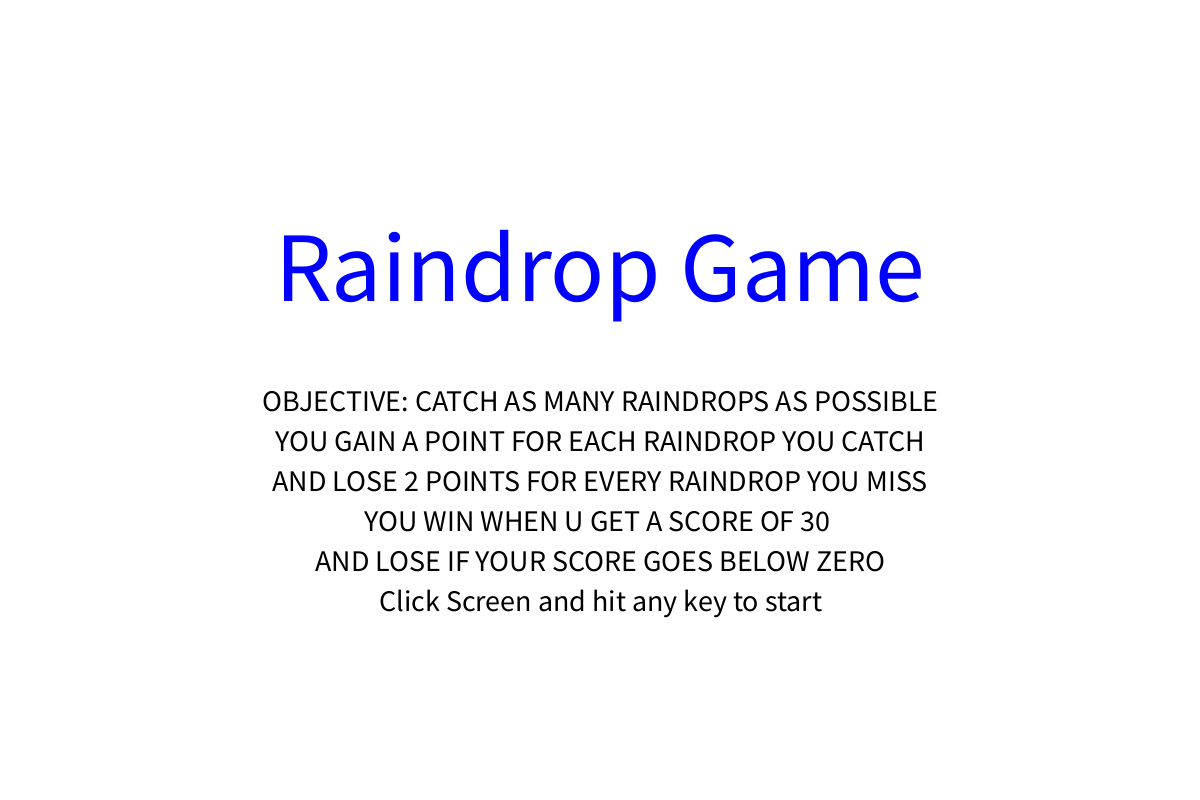
Frame 1 (no input)
Frame 60 (the mouse pressed at the canvas centre just before this capture): identical to frame 1, image omitted
Frame 120 (the mouse held since frame 60 and released just before this capture): identical to frame 1, image omitted

The Processing sketch that drew this single still picture (run headless with seeded random() and noise(); from frame 60 on, the mouse is pressed at the canvas centre):

// Processing sketch: raindropGameCode
// ── raindropGameCode.pde
ArrayList <Raindrop> rain = new ArrayList <Raindrop>();      //declare a new Raindrop called r
Catcher c;//other classes declared
Score s;
int mode=0; //for start screen

void setup() {
  size(1200, 800);
  //mouse = new PVector(); 
  rain.add(new Raindrop(width/2, height/2));
  c = new Catcher();
  s=new Score();
}
//Initialize r. The parameters used are the initial x and y positions


void draw() {
  if (mode==0) {    //start screen and adding text and instructions
    background(255);
    textSize(100);
    fill(0, 0, 255);
    textAlign(CENTER, CENTER);
    text("Raindrop Game", width/2, height/3);
    textSize(30);
    fill(0);
    text("OBJECTIVE: CATCH AS MANY RAINDROPS AS POSSIBLE", width/2, height/2); 
    text("YOU GAIN A POINT FOR EACH RAINDROP YOU CATCH", width/2, height/2 + 40);
    text("AND LOSE 2 POINTS FOR EVERY RAINDROP YOU MISS", width/2, height/2 +80);
    text("YOU WIN WHEN U GET A SCORE OF 30 ", width/2, height/2+120);
    text("AND LOSE IF YOUR SCORE GOES BELOW ZERO", width/2, height/2+160);
    text("Click Screen and hit any key to start", width/2, height/2+200);//text for title screen

    if (keyPressed) {                               // title screen goes away if key is pressed
      mode=1;
    }
  }
  if (mode==1) {  //if statement to make the start screen go away when key is pressed

    background(200);
    c.display();
    c.update();
    s.display();
    if (rain.size() < 10) {
      rain.add(new Raindrop(width/2, height/2));
    }

    for (int i=rain.size()-1; i>=0; i--) {
      Raindrop r = rain.get(i);
      r.fall();         //make the raindrop fall. It should accelerate as if pulled towards the ground by earth's gravity
      r.display();

      if (r.loc.y > height + r.diam/2) {     //check to see if the raindrop goes below the bottom of the screen
        r.reset(); //if it does, reset the raindrop
        s.subScore();
      }

      if (r.isInContactWith(c)) {      //check to see if the raindrop is in contact with the point represented by the PVector called mouse
        r.reset();  
        s.addscore();
      }
    }

    if (s.scoref(c)) {
      mode=2;
    }

    if (s.scoref2(c)) {
      mode=3;
      s.score = 0;
     
    }
  }

  if (mode==2) {
    background(0);
    fill(255);
    text("HOLLA YOU WON CONGRATS!!!", width/2, height/3);
    text("Click To Play Again!!!", width/2, height/2);
    text("Have Fun :)", width/2, height/2+40);
    if (mousePressed) {
      mode=0;
      s.score=0;
    }
  }
  if (mode==3) {
  
    background(0);
    fill(255);
    text("YOU LOSE BETTER LUCK NEXT TIME", width/2, height/3);
    text("Click Screen To Play Again ", width/2, height/2);
    text("you can do it this time :)", width/2, height/2+40);
    if (mousePressed) {
      mode = 0;
      s.score = 0;
    }
  }
}
// ── Catcher.pde
class Catcher {
  PVector loc;
  color c;
  float diam;

  Catcher() {
    diam = 100;
    loc = new PVector();
    c = color(255);
  }

  //after declaring fields and setting up constructors, you can define your methods
  void display() {
    fill(c);
    noStroke();
    ellipse(loc.x, loc.y, diam, diam);
  }
  void update() {
    loc.set(mouseX,mouseY);
    }
}
// ── raindrop.pde
class Raindrop {
  PVector loc, vel, acc;
  float diam;
  color c;

  Raindrop(float x,float y) {
    diam = random(20,50);
    loc = new PVector(random(diam, width-diam), 0);
    vel= new PVector(0, random(15));
    c = color(0, 0, random(255));
  }

  //after declaring fields and setting up constructors, you can define your methods
  void display() {
    fill(c);
    noStroke();
     for (int i = 2; i < diam/2; i++ ) {
      ellipse(loc.x,loc.y + i*4,i*2,i*2);
    }

  }
  void fall() {
    vel.limit(5);
    loc.add(vel);
  }

  void bounceoffwalls() {
    if (loc.x + diam/2 >= width) {
      vel.x = -abs(vel.x);    //if the ball hits the right wall, assign x velocity the negative version of itself
    } else if (loc.x - diam/2 <= 0) {
      vel.x = abs(vel.x);     //if the ball hits the left wall, assign x velocity the positive version of itself
    }
  }

  void reset() {
    loc.y=0;
    loc.add(vel);
   
  }


  boolean isInContactWith(Catcher thing) {

    if (thing.loc.dist(loc) < thing.diam/2 + diam/2 ) {
      return true;
    } else { 
      return false;
    }
  }
}
// ── score.pde
class Score {
  int score=0;

  Score() {
    fill(0);
    textSize(30);
  }

  //after declaring fields and setting up constructors, you can define your methods
  void display() {
    fill(0);
    text("Score:", 50, 50);
    text(score, 115, 50);
  }

  void addscore() {
    score=score+1;
  }
  void subScore() {
    score=score-2;
  }

  boolean scoref (Catcher thing) {

    if (score==30) {
      return true;
    } else { 
      return false;
    }
  }
  boolean scoref2 (Catcher thing) {

    if (score<0) {
      return true;
     
    } else { 
      return false;
    }
  }
}
